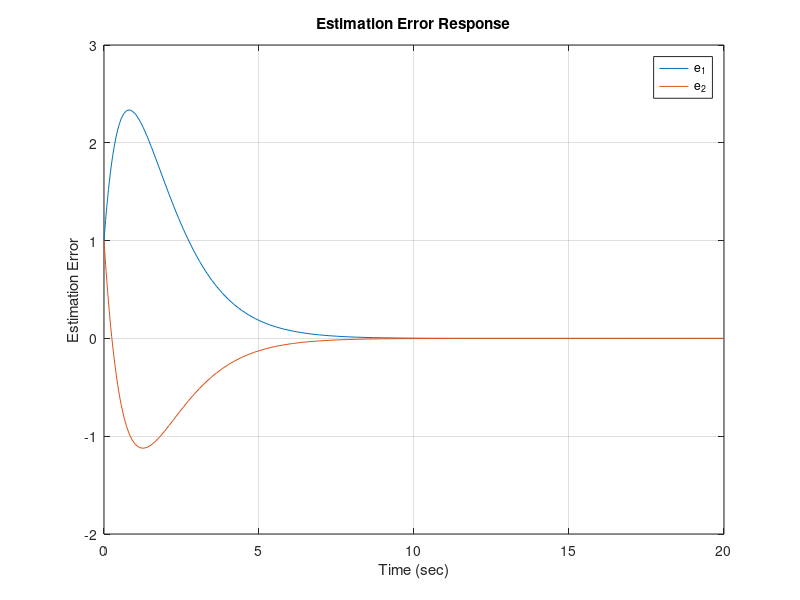

The MATLAB source for this figure:
% ME 531 Pset 4 - Question 1
%Full state observer design

clear all;
A = [1, 4; -5, 10];
B = [0; 1];
C = [1 -4];

%check whether this system is observable
obsv_mat = obsv(A, C);
obsv_mat_rank = rank(obsv_mat);

if obsv_mat_rank == length(A)
    disp("System is fully observable")
else
    disp("System is not fully observable")
end

% Desired poles
op1 = -1;
op2 = -1.0000001; %MATLAB error when op2 is set to -1, so i made it a bit smaller

% the observer gain matrix .
L = place(A',C',[op1 op2]);

% initial estimation error
e0 = [1; 1];

% Error dynamics
sys = A-(L'*C);
f = @(t,e) [sys(1,1)*e(1)+sys(1,2)*e(2); sys(2,1)*e(1)+sys(2,2)*e(2)];

%Error calc.
[ts,ys] = ode45(f,[0,20],e0); %simulate response for 20 sec
plot(ts,ys(:,1),ts,ys(:,2))
xlabel('Time (sec)')
ylabel('Estimation Error')
title('Estimation Error Response')
legend('e_1','e_2')
grid on



% 
% %% Question 2:
% 
% m = 5;
% k = 2;
% b = 2;
% 
% A = [0 1; -k/m -b/m];
% B = [0; 1/m];
% C = [1 0];
% D = 0;
% % sys = ss(A,B,C,D);
% 
% % Desired performance
% OS_percent = 4; % perc. overshoot = 4%
% Ts = 2;         % 2s Settling time
% 
% % Desired damping ratio (zeta) and natural frequency (omega_n)
% OS = OS_percent / 100;
% zeta = -log(OS) / sqrt(pi^2 + log(OS)^2);
% omega_n = 4 / (zeta * Ts);
% 
% % Desired closed-loop poles for the controller
% p_control = roots([1 2*zeta*omega_n omega_n^2]);
% 
% % state feedback gain matrix (K) using pole placement
% K = place(A, B, p_control);
% 
% % Q = diag([100, 1]);
% % R = 1;
% % 
% % [K, S, e] = lqr(sys,Q,R);
% 
% %initial conditions
% x = 1;
% x_dot = 1;
% 
% x0 = [x, x_dot];
% 
% tspan = linspace(0, 10, 400);
% 
% odefun = @(t, x) spring_mass_damper(x, A, B, K);
% 
% % System simulation
% [t, x] = ode45(odefun, tspan, x0);
% 
% % % Control input
% % u = -K * x';
% 
% 
% % Spring_mass_damper dynamics with LQR control
% function dx_dt = spring_mass_damper(x, A, B, K)
%     ref = [0; 0];
%     u = -K * (x-ref);
%     dx_dt = A * x + B * u;
% end
% 
% 
% % Plot x
% subplot(2, 2, 1);
% plot(t, x(:, 1), 'b');
% xlabel('Time (s)');
% ylabel('pos');
% grid on;
% 
% % Plot x_dot
% subplot(2, 2, 2);
% plot(t, x(:, 2), 'r');
% xlabel('Time (s)');
% ylabel('vel');
% grid on;
% 
% 
% 
% %% observer part
% 
% % For a settling time of approximately 0.5 sec
% zeta = 0.7156; % damping ratio
% omega = 2.7947; % natural frequency
% % Desired poles
% op1 = -zeta*omega+(omega*(1-zeta^2)^0.5)*1i;
% op2 = -zeta*omega-(omega*(1-zeta^2)^0.5)*1i;
% % Find the observer gain. Note, must use the transpose of A and C.
% L = place(A',C',[op1 op2]);
% % See response to initial estimation error
% e0 = [0.5; -0.5];
% % Error dynamics
% sys = A-(L'*C);
% f = @(t,e) [sys(1,1)*e(1)+sys(1,2)*e(2); sys(2,1)*e(1)+sys(2,2)*e(2)];
% %
% [ts,ys] = ode45(f,[0,10],e0);
% plot(ts,ys(:,1),ts,ys(:,2))
% xlabel('Time (sec)')
% ylabel('Estimation Error')
% legend('e_1','e_2')
